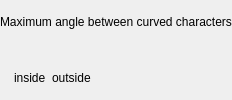
                           <widget class="QFrame" name="mPlacementMaxCharAngleFrame">
                            <layout class="QGridLayout" name="gridLayout_22">
                             <property name="verticalSpacing">
                              <number>12</number>
                             </property>
                             <property name="margin">
                              <number>0</number>
                             </property>
                             <item row="1" column="0">
                              <spacer name="horizontalSpacer_19">
                               <property name="orientation">
                                <enum>Qt::Horizontal</enum>
                               </property>
                               <property name="sizeType">
                                <enum>QSizePolicy::Fixed</enum>
                               </property>
                               <property name="sizeHint" stdset="0">
                                <size>
                                 <width>8</width>
                                 <height>20</height>
                                </size>
                               </property>
                              </spacer>
                             </item>
                             <item row="1" column="1">
                              <widget class="QLabel" name="mMaxCharAngleInLabel">
                               <property name="sizePolicy">
                                <sizepolicy hsizetype="Maximum" vsizetype="Preferred">
                                 <horstretch>0</horstretch>
                                 <verstretch>0</verstretch>
                                </sizepolicy>
                               </property>
                               <property name="text">
                                <string>inside</string>
                               </property>
                              </widget>
                             </item>
                             <item row="0" column="0" colspan="4">
                              <widget class="QLabel" name="mMaxCharAngleLabel">
                               <property name="sizePolicy">
                                <sizepolicy hsizetype="Expanding" vsizetype="Preferred">
                                 <horstretch>0</horstretch>
                                 <verstretch>0</verstretch>
                                </sizepolicy>
                               </property>
                               <property name="text">
                                <string>Maximum angle between curved characters</string>
                               </property>
                              </widget>
                             </item>
                             <item row="1" column="2">
                              <widget class="QLabel" name="mMaxCharAngleOutLabel">
                               <property name="sizePolicy">
                                <sizepolicy hsizetype="Maximum" vsizetype="Preferred">
                                 <horstretch>0</horstretch>
                                 <verstretch>0</verstretch>
                                </sizepolicy>
                               </property>
                               <property name="text">
                                <string>outside</string>
                               </property>
                              </widget>
                             </item>
                            </layout>
                           </widget>
